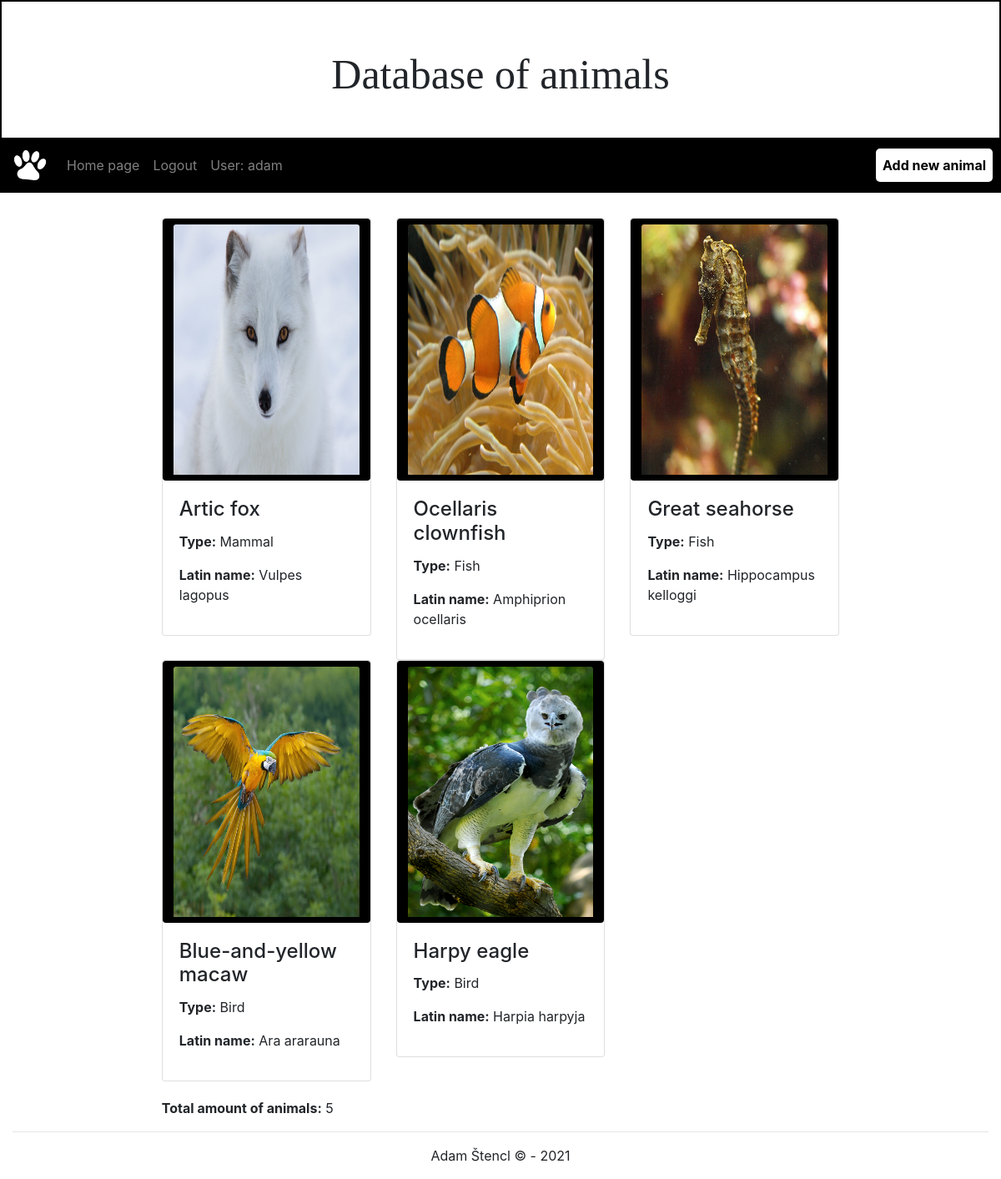
The app's page /app/ (signed in) with its own data.
### app/models.py (models this page shows, shortened)
class Animal(models.Model):
    name = models.CharField(max_length=200, verbose_name="Name")
    latinn = models.CharField(max_length=200, verbose_name="Latin name")
    typee = models.ManyToManyField(Type, verbose_name="Type", help_text='select an animal type')
    info = models.TextField(blank=True, null=True, verbose_name="Info")
    image = models.ImageField(upload_to=poster_path, blank=True, null=True, verbose_name="Image")
    class Meta:
        ordering = ["name"]

class Type(models.Model):
    name = models.CharField(max_length=40, unique=True, verbose_name="Animal type",
    help_text='Enter an animal type (e.g. mammal, bird)')
    class Meta:
        ordering = ["name"]

### app/views.py (the view)
# urls.py: path('', views.index, name='index'),
def index(request):
    num_animals = Animal.objects.all().count()
    animals = Animal.objects.order_by('-typee')
    context = {
        'num_animals': num_animals,
        'animals': animals
    }
    return render(request, 'index.html', context=context)

### app/templates/index.html
{% extends "base.html" %}
{% block content %}
<div style="margin-right: 14%; margin-left: 14%;" class="row">
    {% for animal in animals %}
    <div class="col-sm-6 col-lg-4">
        <div class="card" >
         {% if animal.image %}
                <a href="{% url 'animal-detail' animal.id %}" class="btn" style="background-color: black;"><img  height="300"class="card-img-top" src="{{ animal.image.url }}" alt="{{ animal.name }}"> </a>
         {% endif %}
            <div class="card-body">
                <h4 class="card-title">{{ animal.name }}</h4>
                <p class="card-text"><strong>Type:</strong>
                {% for type in animal.typee.all %}{{ type.name }}{% endfor %}
                </p>
                <p><strong>Latin name:</strong> {{ animal.latinn }}</p>
            </div>
        </div>
    </div>
    {% endfor %}
</div>
<div style="margin-right: 14%; margin-left: 14%; margin-top: 20px;" class="row">
    <div class="col-sm-12">
        <strong>Total amount of animals:</strong> {{ num_animals }}
    </div>
</div>
{% endblock %}

### app/templates/base.html (shortened to what this page needs)
<!DOCTYPE html>
<html lang="en">
<head>
    <link rel="stylesheet" href="https://maxcdn.bootstrapcdn.com/bootstrap/4.4.1/css/bootstrap.min.css">
    {% load static %}
    <link rel="stylesheet" href="{% static 'css/css.css' %}">
</head>
<body>
  <header class="jumbotron-fluid text-center" style=" border: black 2px solid;padding: 50px; font-family: 'Cinzel', serif;">
    <p style="font-size:50px">Database of animals</p>
  </header>
    <nav class="navbar navbar-expand-sm navbar-dark" style="top:-30px;background-color: black;">
      <a class="navbar-brand" href="{% url 'index' %}">{% load static %} <img class="symbol"src="{% static 'images/symbol.png' %}" /></a>
      <div>
          <ul class="navbar-nav mr-auto mt-2 mt-lg-0">
              <li class="nav-item">
                  <a class="nav-link" href="{% url 'index' %}">Home page</a>
              </li>
                {% if user.is_authenticated %}
              <li class="nav-item"><a href="{% url 'logout'%}?next={{request.path}}" class="nav-link">Logout</a></li>
              <li class="nav-item"><a href="{% url 'index' %}" class="nav-link">User: {{ user.get_username }}</a></li>
              {% else %}
              <li class="nav-item"><a href="{% url 'login'%}?next={{request.path}}" class="nav-link">Login</a></li>
              {% endif %}
              {% if user.is_authenticated %}
              <li style="position: absolute; right: 10px; background-color: white; border-radius: 5px;" class="nav-item">
                <a style="color: black;" class="nav-link" href="{% url 'add-animal' %}"><b>Add new animal</b></a>
            </li>
              {% endif %}
          </ul>
      </div>
    </nav>
<div class="container-fluid">
    {% block content %}{% endblock %}
</div>
<footer class="container-fluid text-center">
    <hr>
    <p>Adam Štencl &copy; - 2021</p>
</footer>
</body>
</html>

### app/static/css/css.css (style rules this page uses)
.symbol { width: 40px; height: 40px; }

### records on screen
Animal: image (picture), name "Artic fox", latinn "Vulpes lagopus"
Type: name "Mammal"
Animal: image (picture), name "Ocellaris clownfish", latinn "Amphiprion ocellaris"
Type: name "Fish"
Animal: image (picture), name "Great seahorse", latinn "Hippocampus kelloggi"
Animal: image (picture), name "Blue-and-yellow macaw", latinn "Ara ararauna"
Type: name "Bird"
Animal: image (picture), name "Harpy eagle", latinn "Harpia harpyja"

### other values on screen
{{ user.get_username }} "adam"
{{ num_animals }} "5"
